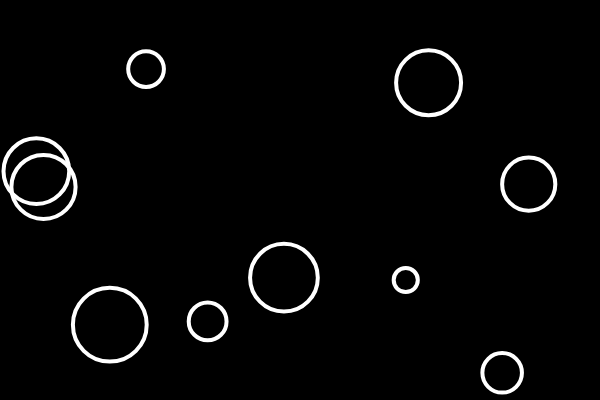
Frame 1 (no input)
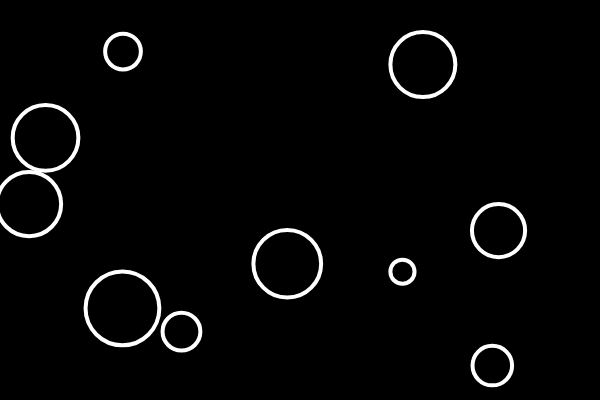
Frame 60 (no input)
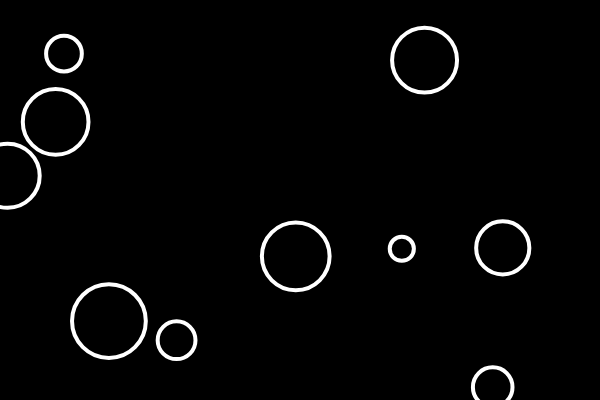
Frame 120 (the mouse pressed at the canvas centre since frame 60)

The p5.js sketch that drew these frames (run headless with seeded random() and noise() and a simulated clock; from frame 60 on, the mouse is pressed at the canvas centre):

// p5.js sketch
// ── sketch.js
let bubbles =[];

function setup() {
  createCanvas(600, 400);
  for (i=0; i < 10; i++){
    let x = random (width);
    let y = random (height);
    let r = random (10,40);
  bubbles[i] = new Bubble(x,y,r);
  }
}

function draw() {
  background(0);
  
  for (i=0; i < bubbles.length; i++){
  bubbles[i].show();
  bubbles[i].bubblemove();
  }
  
}


// ── bubble.js
class Bubble {
  constructor(x,y,r) {
    this.x = x;
    this.y = y;
    this.r = r;
  }

  bubblemove() {
    this.x = this.x + random(-5, 5);
    this.y = this.y + random(-5, 5);
  }

  show() {
    stroke(255);
    strokeWeight(4);
    noFill();
    ellipse(this.x, this.y, this.r*2, this.r*2);
  }
}
